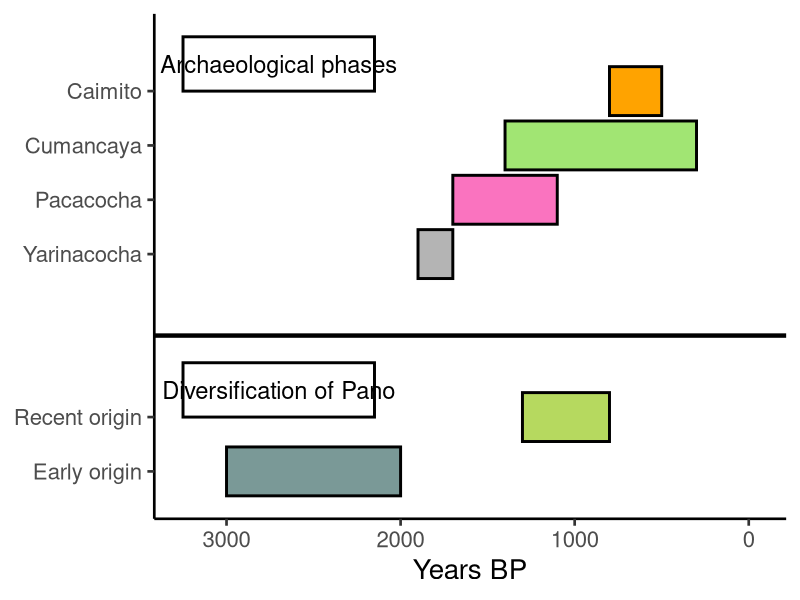
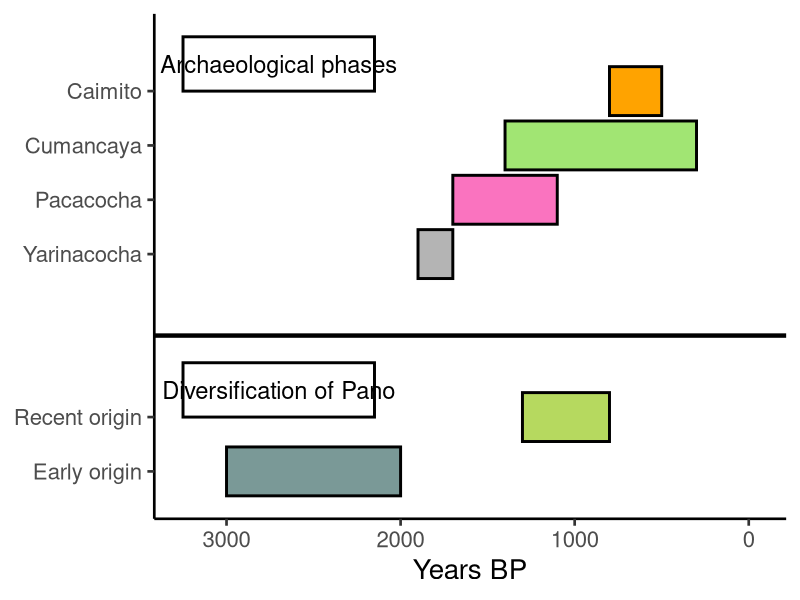

The R source for these figures, in order:
library(ggplot2)
library(dplyr)

# Archaeological traditions
arch <- tibble(
  phase=c("Yarinacocha", "Pacacocha", "Cumancaya", "Caimito"),
  xmin =c(1900, 1700, 1400, 800),
  xmax =c(1700, 1100, 300, 500),
  y    =c(2, 3, 4, 5)
)

# Diversification of Pano
pano <- tibble(
  phase=c("Early origin", "Recent origin"),
  xmin =c(3000, 1300),
  xmax =c(2000, 800),
  y    =c(-2, -1)
)

df <- rbind(arch, pano)

# Plot
ggplot(df) +
  geom_rect(aes(xmin=xmin, xmax=xmax,
                ymin=y - 0.45, ymax=y + 0.45,
                fill=phase),
            color="black", linewidth=1) +
  
  # Labels on y-axis
  scale_y_continuous(
    breaks=c(arch$y, pano$y),
    labels=c(arch$phase, pano$phase)
  ) +
  
  # Reverse x-axis (Years BP)
  scale_x_reverse(name="Years BP", limits=c(3250, -50)) +
  
  # Colors (approximate to your figure)
  scale_fill_manual(values=c(
    "Yarinacocha"="#b4b4b4",
    "Pacacocha"  ="#fa73bf",
    "Cumancaya"  ="#a1e573",
    "Caimito"    ="#FFA300",
    "Early origin"= "#7A9997",
    "Recent origin"="#B6D95F"
  )) +
  
  # Clean theme
  theme_classic(base_size=20) +
  theme(
    legend.position="none",
    axis.title.y=element_blank()
  ) +
  
  # Horizontal divider
  geom_hline(yintercept=0.5, linewidth=1.5) +
  
  # Section labels
  annotate("rect", xmin=3250, xmax=2150, ymin=5, ymax=6,
           fill="white", color="black", linewidth=1) +
  annotate("text", x=2700, y=5.5, label="Archaeological phases", size=6) +
  
  annotate("rect", xmin=3250, xmax=2150, ymin=-1, ymax=0,
           fill="white", color="black", linewidth=1) +
  annotate("text", x=2700, y=-0.5, label="Diversification of Pano", size=6)

ggsave("fig_schema.pdf", dpi=500)
